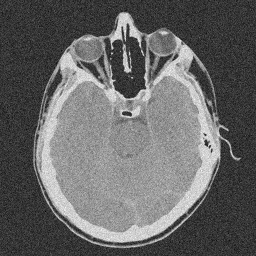
%> input picture Fig0726(a).tif, 256 x 256 px
$ octave DiscreteCosineTransform.m   (GNU Octave 9; MATLAB toolbox functions it lacks are replaced by stand-ins)
%> lines starting %> are read from the running program, lines starting %| are printed output that depends on the picture
%�������ܣ�ģ��DCT�����������̣����ɴ�����ЧӦ����ͼ��
%���裺�Ҷ�ͼ����DCT����������������IDCT

close all;clear;clc;
%pkg load image
%pkg load signal
img= imread('Fig0726(a).tif');
%> img is the input picture: size 256x256 uint8; min 0, max 255, mean 102
img = imresize(img,2);
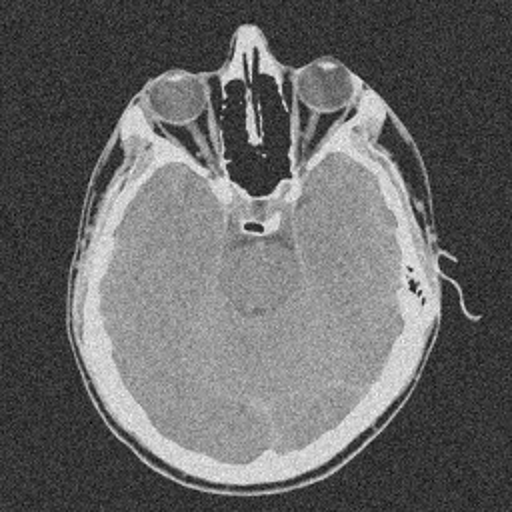
%> img: size 512x512 uint8; min 8, max 251, mean 102

figure(1);imshow(img);title('Original Image');
%I1=rgb2gray(I);figure(1);imshow(I1);title('ԭʼͼ��');%���ɻҶ�ͼ�񣬲���ʾ
doubleImg=im2double(img);%�任ǰ��ԭʼ����

C= dctmtx(8);%���ɱ�׼DCT�仯�еľ�����8��8��
% DCT�任��ʽ: ���任:Y=CPC';���任:P=C'YC;
% ������������
a1=[16 11 10 16 24  40  51  61;
    12 12 14 19 26  58  60  55;
    14 13 16 24 40  57  69  56;
    14 17 22 29 51  87  80  62;
    18 22 37 56 68  109 103 77;
    24 35 55 64 81  104 113 92;
    49 64 78 87 103 121 120 101;
    72 92 95 98 112 100 103 99 ];

%�ֿ���DCT�任��8��8��
for i=1:8:512
    for j=1:8:512
        P=doubleImg(i:i+7,j:j+7);
        K=C*P*C';
        afterDCT(i:i+7,j:j+7)=K;
        K=K./a1;%����
        K(abs(K)<0.03)=0;
        qualified(i:i+7,j:j+7)=K;
    end
end
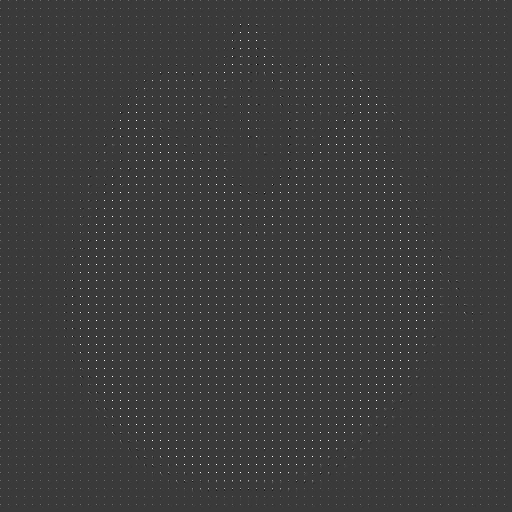
%> afterDCT: size 512x512 double; min -1.99, max 6.72, mean 0.05; drawn with min black and max white
%> after the loop, K = [0.104 0 0 0 0 0 0 0; 0 0 0 0 0 0 0 0; 0 0 0 0 0 0 0 0; 0 0 0 0 0 0 0 0; 0 0 0 0 0 0 0 0; 0 0 0 0 0 0 0 0; 0 0 0 0 0 0 0 0; 0 0 0 0 0 0 0 0]
figure;imshow(afterDCT);title('DCT�任����Ƶ��ͼ��');%��ʾDCT�任����Ƶ��ͼ��
%> after `imshow(afterDCT)`:
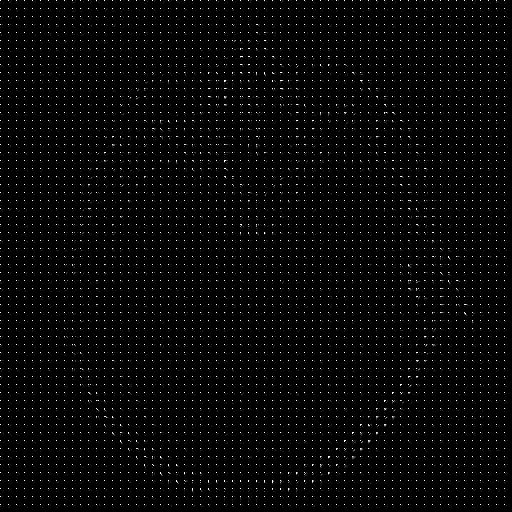
%> displayed picture: size 512x512, on the screen's scale of 0 to 255; min 0, max 255, mean 7

%�ֿ���DCT���任��8��8��
for i=1:8:512
    for j=1:8:512
        P=qualified(i:i+7,j:j+7).*a1;%������
        K=C'*P*C;
        reconstructed(i:i+7,j:j+7)=K;
    end
end
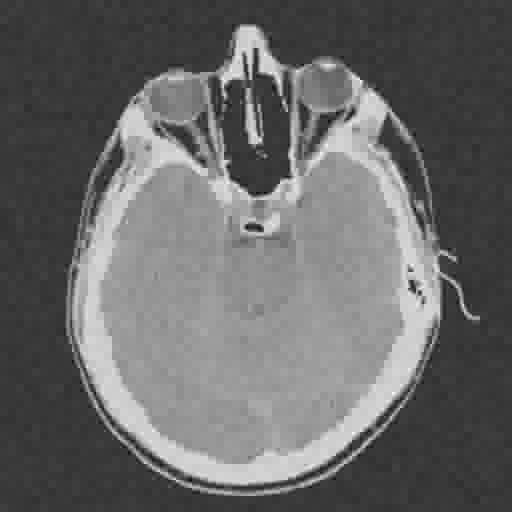
%> reconstructed: size 512x512 double; min -0.0232, max 1.01, mean 0.4; drawn with min black and max white
figure;
imshow(reconstructed);title('The Reconstructed Image');
imwrite(reconstructed,'ReconstructedImage.jpg');

figure;
imshow(abs(reconstructed-doubleImg),[]);title('The Difference Image');
%> after `imshow(abs(reconstructed-doubleImg),[])`:
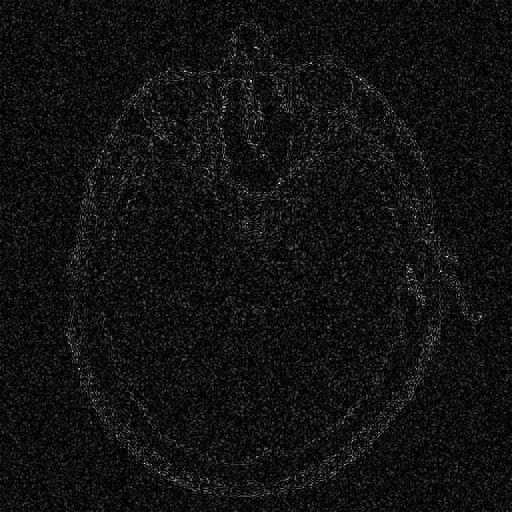
%> displayed picture: size 512x512, on the screen's scale of 0 to 255; min 0, max 255, mean 18

$ run again, with Fig0734(a).tif copied over Fig0726(a).tif
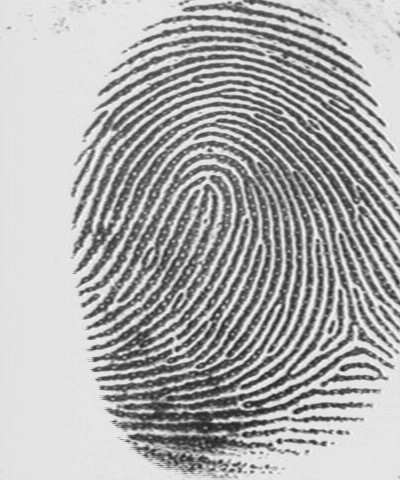
%> input picture Fig0734(a).tif, 400 x 480 px
%> img is the input picture: size 480x400 uint8; min 27, max 251, mean 173.6
%> img: size 960x800 uint8
%> after the loop `for i=1:8:512`:
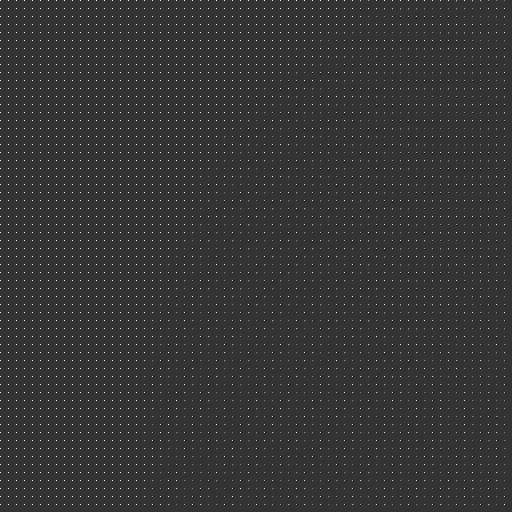
%> afterDCT: size 512x512 double; min -1.85, max 7.28, mean 0.0895; drawn with min black and max white
%> after the loop `for i=1:8:512`: K = [0.418 0 -0.055 0 0 0 0 0; 0 -0.0358 0 0 0 0 0 0; 0 0 0 0 0 0 0 0; 0 0 0 0 0 0 0 0; 0 0 0 0 0 0 0 0; 0 0 0 0 0 0 0 0; 0 0 0 0 0 0 0 0; 0 0 0 0 0 0 0 0]
%> after the loop `for i=1:8:512`:
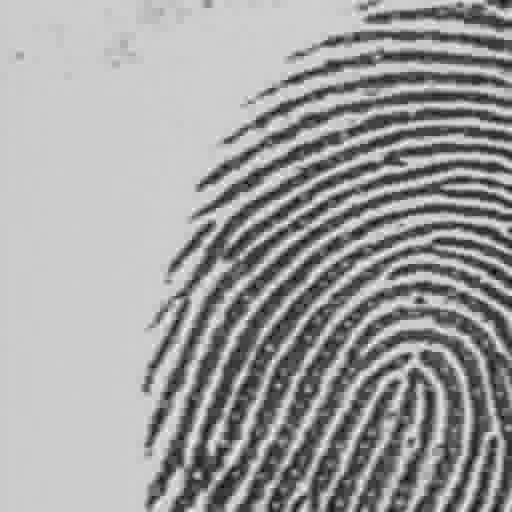
%> reconstructed: size 512x512 double; min 0.0997, max 1.08, mean 0.713; drawn with min black and max white
